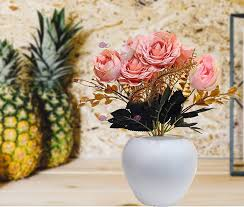
#> input picture flower.jpeg, 244 x 207 px
$ python spatial_filter.py
#> lines starting #> are read from the running program, lines starting #| are printed output that depends on the picture
import matplotlib.pyplot as plt
from skimage.io import imread
from skimage.color import rgb2gray

flower_original = imread('flower.jpeg')
#> flower_original is the input picture: shape (207, 244, 3); mean R, G, B 176.4, 157, 132.6
flower_gray = rgb2gray(flower_original)
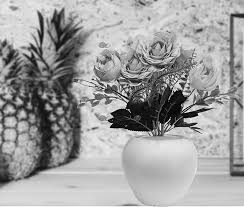
#> flower_gray: shape (207, 244) float64; min 0, max 0.989, mean 0.625

# Create a 1x2 subplot grid
fig, axs = plt.subplots(1, 2, figsize=(12, 6))

# Plot the original image in the first subplot
axs[0].imshow(flower_original)
axs[0].set_title('Original Image')
axs[0].axis('off')

# Plot the grayscale image in the second subplot
axs[1].imshow(flower_gray, cmap='gray')
axs[1].set_title('Grayscale')
axs[1].axis('off')

plt.tight_layout()

# Show the plot
plt.show()
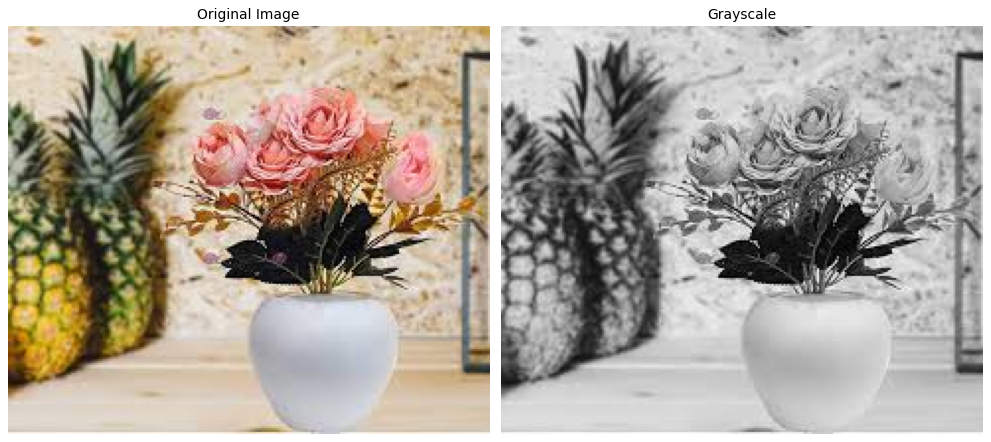
#> figure drawn by matplotlib, 2 panels
